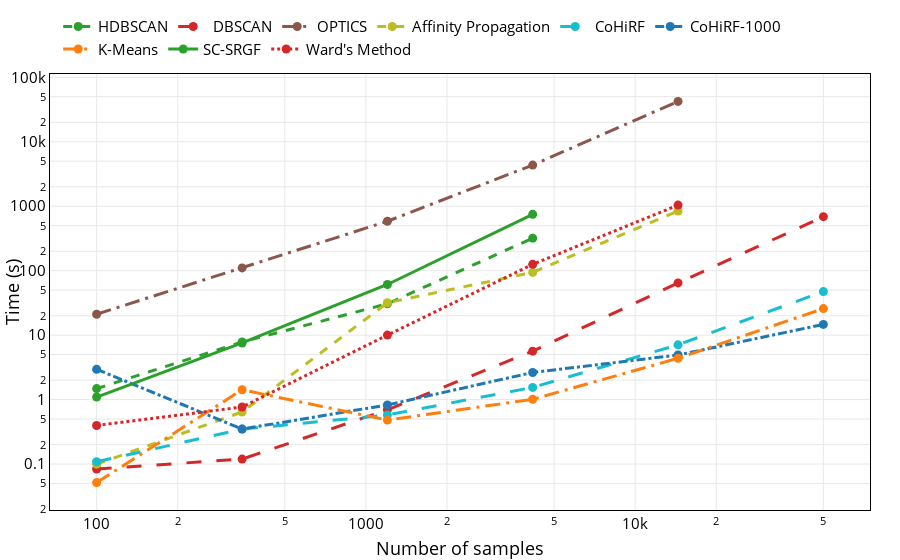

Here is the notebook cell this chart was saved with:
### Code cell
df = df_common.copy()
n_features = 14427
df = df.loc[df['n_features']==n_features]
df = df.loc[df['model_nickname'].isin(['RecursiveClustering', 'RecursiveClustering_aproximated', 'KMeans', 'HDBSCAN', 'DBSCAN', 'AffinityPropagation', 'OPTICS', 'SpectralSubspaceRandomization', 'WardAgglomerativeClustering'])]
models_names = {
    'RecursiveClustering': 'CoHiRF',
    'RecursiveClustering_rbf': 'CoHiRF-RBF',
    'RecursiveClustering_aproximated': 'CoHiRF-1000',
    'KMeans': 'K-Means',
    'HDBSCAN': 'HDBSCAN',
    'DBSCAN': 'DBSCAN',
    'AffinityPropagation': 'Affinity Propagation',
    'OPTICS': 'OPTICS',
    'SpectralSubspaceRandomization': 'SC-SRGF',
    'WardAgglomerativeClustering': "Ward's Method",
}
df = df.replace({'model_nickname': models_names})
df = df.sort_values(by=['model_nickname', 'n_samples'])
df = df.rename(columns={'fit_model_return_elapsed_time': 'Time (s)', 'max_memory_used': 'Memory (MB)', 'n_samples': 'Number of samples', 'n_features': 'Number of features', 'model_nickname': 'Model'})
fig = px.line(df, x='Number of samples', y='Time (s)', color='Model', line_dash='Model', log_x=True, log_y=True, markers=True, template='presentation', 
              category_orders={'Model': ['RecursiveClustering', 'KMeans', 'HDBSCAN', 'DBSCAN', 'AffinityPropagation', 'OPTICS', 'SpectralSubspaceRandomization', 'WardAgglomerativeClustering']})
# # transparent background
fig.update_layout({
    'font': {
        'color': 'black',
        'size': 15
    },
    'xaxis': {
        'color': 'black',
        'title': {'standoff': 15},
    }, 
    'yaxis': {
        'color': 'black',
    },
    'margin': {
        't': 10,
        'b': 50,
        'l': 50,
        'r': 30,
    },
    'legend': {
        'orientation': 'h',
        'yanchor': 'bottom',
        'y': 1.02,
        'xanchor': 'left',
        'x': 0.01,
        'title': {'text': ''}
    }
})
fig.update_xaxes(showline=True, mirror=True, dtick='D2')
fig.update_yaxes(showline=True, mirror=True, dtick='D2')
fig.show()
fig.write_image(f'time_n-samples_n-features{n_features}.pdf')

### Figure 1 — Plotly figure (JSON) as saved in the notebook; plotly's stock layout.template omitted (floating-point values rounded to 4 significant figures)
{"data": [{"hovertemplate": "Model=HDBSCAN<br>Number of samples=%{x}<br>Time (s)=%{y}<extra></extra>", "legendgroup": "HDBSCAN", "line": {"color": "#2CA02C", "dash": "dash"}, "marker": {"symbol": "circle"}, "mode": "lines+markers", "name": "HDBSCAN", "orientation": "v", "showlegend": true, "x": [100, 347, 1202, 4163, 14427, 50000], "xaxis": "x", "y": [1.481, 7.82, 30.67, 319.4, null, null], "yaxis": "y", "type": "scatter"}, {"hovertemplate": "Model=DBSCAN<br>Number of samples=%{x}<br>Time (s)=%{y}<extra></extra>", "legendgroup": "DBSCAN", "line": {"color": "#D62728", "dash": "longdash"}, "marker": {"symbol": "circle"}, "mode": "lines+markers", "name": "DBSCAN", "orientation": "v", "showlegend": true, "x": [100, 347, 1202, 4163, 14427, 50000], "xaxis": "x", "y": [0.08386, 0.1193, 0.6944, 5.643, 64.53, 688.2], "yaxis": "y", "type": "scatter"}, {"hovertemplate": "Model=OPTICS<br>Number of samples=%{x}<br>Time (s)=%{y}<extra></extra>", "legendgroup": "OPTICS", "line": {"color": "#8C564B", "dash": "longdashdot"}, "marker": {"symbol": "circle"}, "mode": "lines+markers", "name": "OPTICS", "orientation": "v", "showlegend": true, "x": [100, 347, 1202, 4163, 14427, 50000], "xaxis": "x", "y": [21.08, 110.5, 584.8, 4347.0, 42240.0, null], "yaxis": "y", "type": "scatter"}, {"hovertemplate": "Model=Affinity Propagation<br>Number of samples=%{x}<br>Time (s)=%{y}<extra></extra>", "legendgroup": "Affinity Propagation", "line": {"color": "#BCBD22", "dash": "dash"}, "marker": {"symbol": "circle"}, "mode": "lines+markers", "name": "Affinity Propagation", "orientation": "v", "showlegend": true, "x": [100, 347, 1202, 4163, 14427, 50000], "xaxis": "x", "y": [0.09951, 0.6428, 31.76, 94.03, 844.3, null], "yaxis": "y", "type": "scatter"}, {"hovertemplate": "Model=CoHiRF<br>Number of samples=%{x}<br>Time (s)=%{y}<extra></extra>", "legendgroup": "CoHiRF", "line": {"color": "#17BECF", "dash": "longdash"}, "marker": {"symbol": "circle"}, "mode": "lines+markers", "name": "CoHiRF", "orientation": "v", "showlegend": true, "x": [100, 347, 1202, 4163, 14427, 50000], "xaxis": "x", "y": [0.1084, 0.3482, 0.5765, 1.545, 7.074, 47.41], "yaxis": "y", "type": "scatter"}, {"hovertemplate": "Model=CoHiRF-1000<br>Number of samples=%{x}<br>Time (s)=%{y}<extra></extra>", "legendgroup": "CoHiRF-1000", "line": {"color": "#1F77B4", "dash": "dashdot"}, "marker": {"symbol": "circle"}, "mode": "lines+markers", "name": "CoHiRF-1000", "orientation": "v", "showlegend": true, "x": [100, 347, 1202, 4163, 14427, 50000], "xaxis": "x", "y": [2.949, 0.3488, 0.8259, 2.633, 4.915, 14.66], "yaxis": "y", "type": "scatter"}, {"hovertemplate": "Model=K-Means<br>Number of samples=%{x}<br>Time (s)=%{y}<extra></extra>", "legendgroup": "K-Means", "line": {"color": "#FF7F0E", "dash": "longdashdot"}, "marker": {"symbol": "circle"}, "mode": "lines+markers", "name": "K-Means", "orientation": "v", "showlegend": true, "x": [100, 347, 1202, 4163, 14427, 50000], "xaxis": "x", "y": [0.05159, 1.421, 0.4805, 1.011, 4.373, 25.8], "yaxis": "y", "type": "scatter"}, {"hovertemplate": "Model=SC-SRGF<br>Number of samples=%{x}<br>Time (s)=%{y}<extra></extra>", "legendgroup": "SC-SRGF", "line": {"color": "#2CA02C", "dash": "solid"}, "marker": {"symbol": "circle"}, "mode": "lines+markers", "name": "SC-SRGF", "orientation": "v", "showlegend": true, "x": [100, 347, 1202, 4163, 14427, 50000], "xaxis": "x", "y": [1.095, 7.564, 61.02, 748.9, null, null], "yaxis": "y", "type": "scatter"}, {"hovertemplate": "Model=Ward's Method<br>Number of samples=%{x}<br>Time (s)=%{y}<extra></extra>", "legendgroup": "Ward's Method", "line": {"color": "#D62728", "dash": "dot"}, "marker": {"symbol": "circle"}, "mode": "lines+markers", "name": "Ward's Method", "orientation": "v", "showlegend": true, "x": [100, 347, 1202, 4163, 14427, 50000], "xaxis": "x", "y": [0.3967, 0.7669, 10.02, 125.3, 1040.0, null], "yaxis": "y", "type": "scatter"}], "layout": {"xaxis": {"anchor": "y", "domain": [0.0, 1.0], "title": {"text": "Number of samples", "standoff": 15}, "type": "log", "color": "black", "showline": true, "mirror": true, "dtick": "D2"}, "yaxis": {"anchor": "x", "domain": [0.0, 1.0], "title": {"text": "Time (s)"}, "type": "log", "color": "black", "showline": true, "mirror": true, "dtick": "D2"}, "legend": {"title": {"text": ""}, "tracegroupgap": 0, "orientation": "h", "yanchor": "bottom", "y": 1.02, "xanchor": "left", "x": 0.01}, "margin": {"t": 10, "b": 50, "l": 50, "r": 30}, "font": {"color": "black", "size": 15}}}
